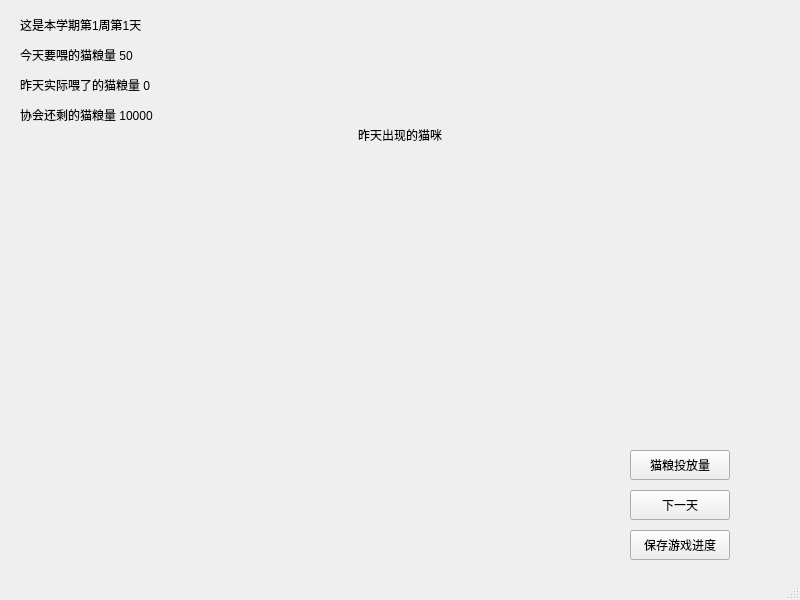
<?xml version="1.0" encoding="UTF-8"?>
<ui version="4.0">
 <class>MainWindow</class>
 <widget class="QMainWindow" name="MainWindow">
  <property name="geometry">
   <rect>
    <x>0</x>
    <y>0</y>
    <width>800</width>
    <height>600</height>
   </rect>
  </property>
  <property name="windowTitle">
   <string>mio</string>
  </property>
  <widget class="QWidget" name="centralwidget">
   <widget class="QPushButton" name="save_Record">
    <property name="geometry">
     <rect>
      <x>630</x>
      <y>530</y>
      <width>100</width>
      <height>30</height>
     </rect>
    </property>
    <property name="text">
     <string>保存游戏进度</string>
    </property>
   </widget>
   <widget class="QLabel" name="time">
    <property name="geometry">
     <rect>
      <x>20</x>
      <y>10</y>
      <width>150</width>
      <height>30</height>
     </rect>
    </property>
    <property name="text">
     <string>这是本学期第1周第1天</string>
    </property>
   </widget>
   <widget class="QPushButton" name="next_Day">
    <property name="geometry">
     <rect>
      <x>630</x>
      <y>490</y>
      <width>100</width>
      <height>30</height>
     </rect>
    </property>
    <property name="text">
     <string>下一天</string>
    </property>
   </widget>
   <widget class="QPushButton" name="set_Food">
    <property name="geometry">
     <rect>
      <x>630</x>
      <y>450</y>
      <width>100</width>
      <height>30</height>
     </rect>
    </property>
    <property name="text">
     <string>猫粮投放量</string>
    </property>
   </widget>
   <widget class="QLabel" name="food_Display">
    <property name="geometry">
     <rect>
      <x>20</x>
      <y>40</y>
      <width>150</width>
      <height>30</height>
     </rect>
    </property>
    <property name="text">
     <string>今天要喂的猫粮量 50</string>
    </property>
   </widget>
   <widget class="QLabel" name="food_Display_Past">
    <property name="geometry">
     <rect>
      <x>20</x>
      <y>70</y>
      <width>200</width>
      <height>30</height>
     </rect>
    </property>
    <property name="text">
     <string>昨天实际喂了的猫粮量 0</string>
    </property>
   </widget>
   <widget class="QLabel" name="label">
    <property name="geometry">
     <rect>
      <x>300</x>
      <y>120</y>
      <width>200</width>
      <height>30</height>
     </rect>
    </property>
    <property name="text">
     <string>昨天出现的猫咪</string>
    </property>
    <property name="alignment">
     <set>Qt::AlignCenter</set>
    </property>
   </widget>
   <widget class="QLabel" name="appeared_Cat_List">
    <property name="geometry">
     <rect>
      <x>150</x>
      <y>180</y>
      <width>500</width>
      <height>200</height>
     </rect>
    </property>
    <property name="text">
     <string/>
    </property>
    <property name="alignment">
     <set>Qt::AlignCenter</set>
    </property>
   </widget>
   <widget class="QLabel" name="food_Display_Remain">
    <property name="geometry">
     <rect>
      <x>20</x>
      <y>100</y>
      <width>200</width>
      <height>30</height>
     </rect>
    </property>
    <property name="text">
     <string>协会还剩的猫粮量 10000</string>
    </property>
   </widget>
  </widget>
  <widget class="QStatusBar" name="statusbar"/>
 </widget>
 <resources/>
 <connections/>
</ui>
